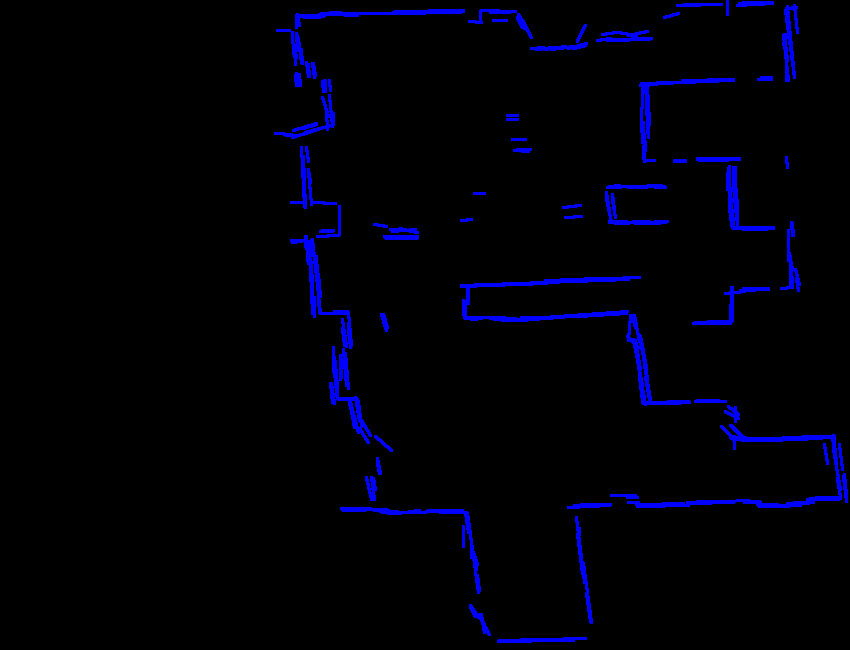
#> input picture output/floor_plan_Image/room1.png, 850 x 650 px
$ python -i slam_task.py   (imports and definitions only)
#> lines starting #> are read from the running program, lines starting #| are printed output that depends on the picture; after the words box and inside, x2 and y2 are one past the last pixel; in counts of white or black regions, pixels touching at a corner belong together
import cv2
import numpy as np
import sys
import json
import os


# to read slam generated images
def read_image(image_path):
    img = cv2.imread(image_path)
    if img is None:
        raise FileNotFoundError(f"Could not load image: {image_path}")

    #resize the image if required
    img = cv2.resize(img, (850, 650))
    print("image read done", img.shape)

    #to see the image
    # cv2.imshow("Original Image", img)
    # cv2.waitKey(0)
    return img

#preprocess image - smoothing to remove noices
def pre_process_image(image):

    #using gaussian
    blurred_image = cv2.GaussianBlur(image, (15,15), 0)
    print("blurring is done")

    #to see image
    # cv2.imshow("Blurred Image", blurred_image)
    # cv2.waitKey(0)
    return blurred_image


#detect edges using canny
def detect_image_edges(image):

    edge_image = cv2.Canny(image, 1450, 1500, apertureSize= 5)

    #apply dilate to make edges solid
    kernel = np.ones((3,3), np.uint8)
    edges_dilated = cv2.dilate(edge_image, kernel, iterations=1)
    print("edge detection done")
    # cv2.imshow('edge detection', edges_dilated)
    # cv2.waitKey(0)
    # exit()
    return edges_dilated

def detect_image_lines(image, img):

    lines = cv2.HoughLinesP(image, 1, np.pi/180, 50, minLineLength=10, maxLineGap=1)

    # create blank image of same size
    blank_image = np.zeros_like(img)

    #draw lines based on hough transform to check
    for line in lines:
        for x1, y1, x2, y2 in line:

            cv2.line(img,(x1,y1),(x2,y2),(0,0,255),2)
            cv2.line(blank_image,(x1,y1),(x2,y2),(255,255,255),2)

    print("line detection is done")
    # cv2.imshow('line_image', img)
    # cv2.imshow('line_blank', blank_image)
    # cv2.waitKey(0)
    return lines

def clean_up_image_lines(lines, img):

    #create empty image of same size
    cleaned_img = np.zeros_like(img, dtype=np.uint8)

    if lines is not None:
        for line in lines:
            x1, y1, x2, y2 = line[0]
            cv2.line(cleaned_img, (x1, y1), (x2, y2), 255, 1)  # Thicker walls

    # Apply dilation to make lines more solid
    kernel = np.ones((3, 3), np.uint8)
    cleaned_img = cv2.dilate(cleaned_img, kernel, iterations=1)
    print("clean up of lines completed")
    # cv2.imshow("Cleaned Lines", cleaned_img)
    # cv2.waitKey(0)

    return cleaned_img

# to save the floor plan as JSON
def save_as_json(lines, img, output_path_json):

    if lines is None:
        print("No lines detected, skipping JSON save.")
        return

    # create folder directory
    os.makedirs(os.path.dirname(output_path_json), exist_ok=True)

    img_shape = img.shape

    # Convert lines to a dictionary format
    floor_plan_data = {
        "image_size": list(img_shape),
        "lines": [{"x1": int(x1), "y1": int(y1), "x2": int(x2), "y2": int(y2)} for x1, y1, x2, y2 in lines[:, 0]]
    }

    with open(output_path_json, 'w') as f:
        json.dump(floor_plan_data, f, indent=4)

    print(f"Saved floor plan as {output_path_json}")

# Function to save the floor plan as PNG
def save_floor_plan_as_image(floor_plan, output_path):
    cv2.imwrite(output_path, floor_plan)
    print(f"Saved floor plan as {output_path}")


def slam_to_floor_png(image_path):

    # Extract room name from input file name to use for JSON naming
    room_name = os.path.splitext(os.path.basename(image_path))[0]  # Remove extension
    output_path_json = f"output/floor_plan_JSON/{room_name}.json"
    output_path_floor_plan = f'output/floor_plan_Image/{room_name}.png'

    img = read_image(image_path)
#> in read_image, img is the input picture: shape (650, 850, 3); mean B, G, R 9.3, 0, 0
#| image read done (650, 850, 3)
    pre_processed_img = pre_process_image(img)
#> in pre_process_image, `blurred_image = cv2.GaussianBlur(image, (15,15), 0)`:
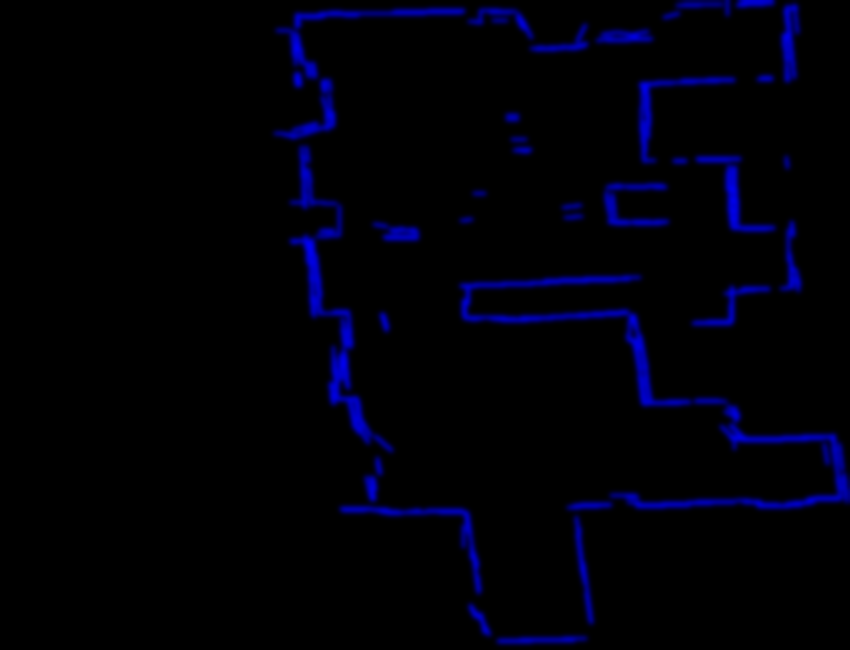
#> blurred_image: shape (650, 850, 3); mean B, G, R 9.3, 0, 0
    image_with_edges = detect_image_edges(pre_processed_img)
#> in detect_image_edges, `edge_image = cv2.Canny(image, 1450, 1500, apertureSize= 5)`:
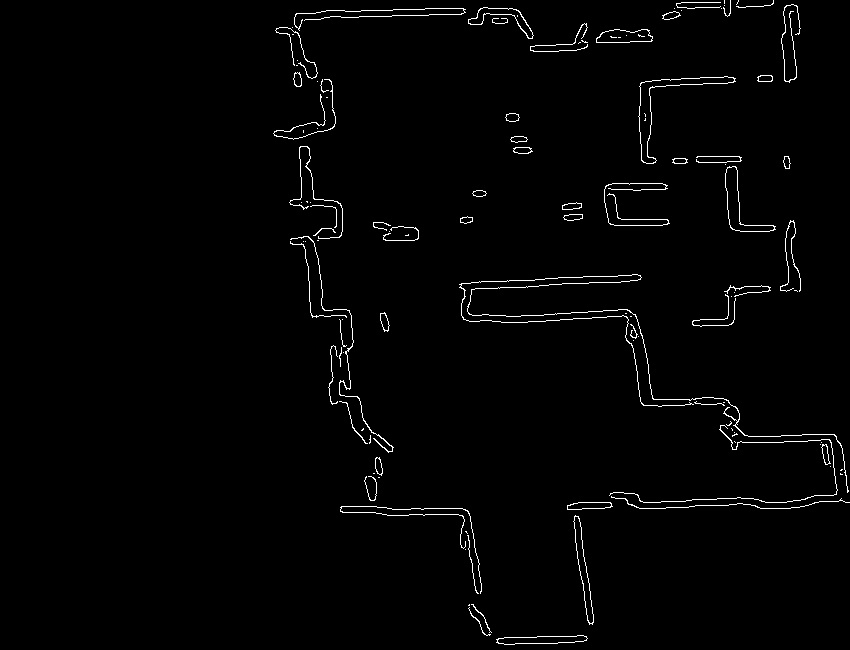
#> edge_image: shape (650, 850); 1.5% white in thin lines or dots, all inside (x1, y1, x2, y2) = (273, 0, 850, 645)
#> in detect_image_edges, `edges_dilated = cv2.dilate(edge_image, kernel, iterations=1)`:
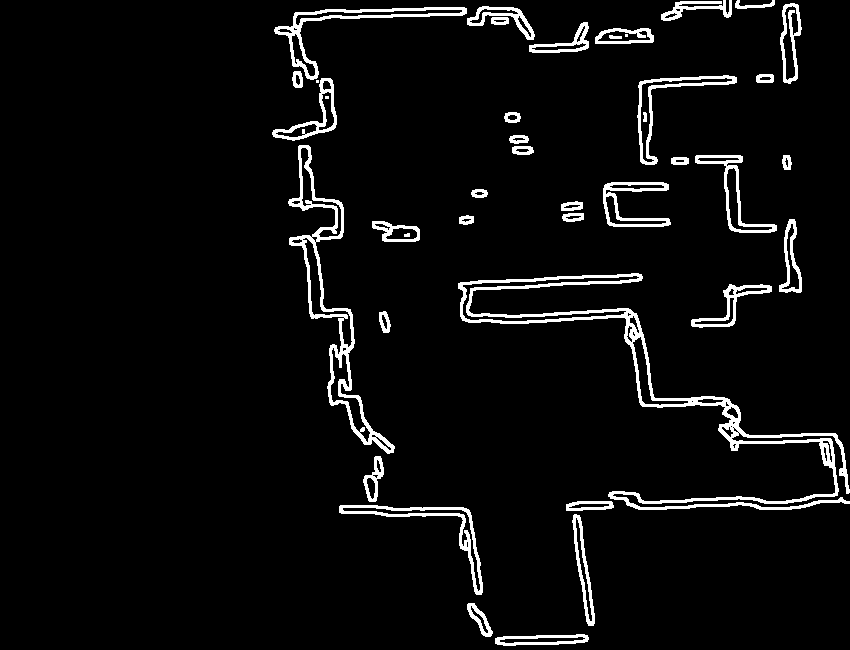
#> edges_dilated: shape (650, 850); 4.8% white; 41 white regions (3 under 20 px), largest, box (x1, y1, x2, y2) and area: (458, 273, 850, 510) 6977, (288, 145, 395, 454) 3495, (274, 7, 467, 80) 1717
    image_with_lines = detect_image_lines(image_with_edges, img)
#> in detect_image_lines, `lines = cv2.HoughLinesP(image, 1, np.pi/180, 50, minLineLength=10, max..`: lines = 535 rows, first 6: [639, 502, 759, 498], [636, 508, 737, 505], [301, 18, 429, 16], [340, 11, 393, 11], [635, 508, 751, 503], [386, 509, 466, 508]
#> the loop in detect_image_lines, `for line in lines:` made 535 passes
#> after the loop in detect_image_lines, `for line in lines:`:
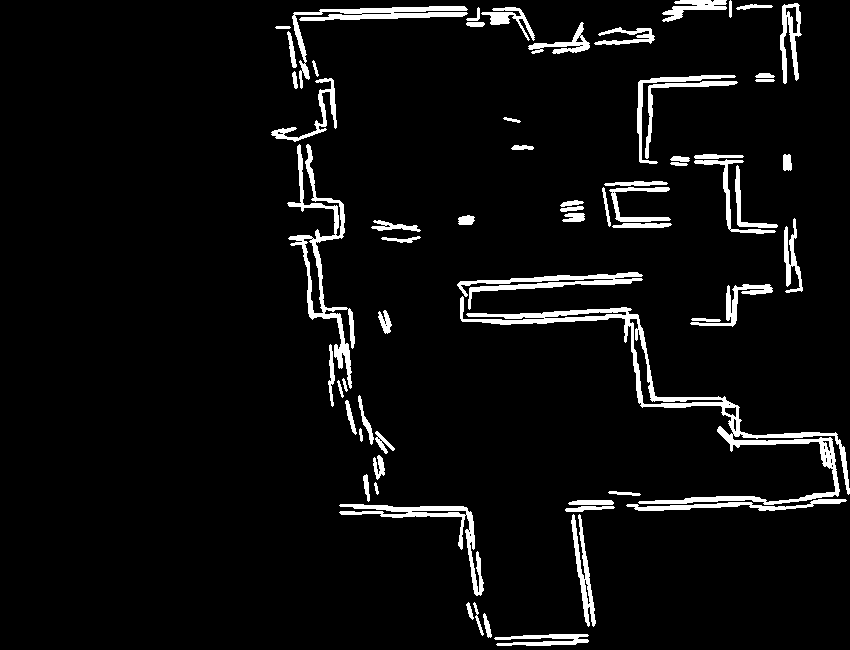
#> blank_image: shape (650, 850, 3); 5.5% white; 64 white regions, largest, box (x1, y1, x2, y2) and area: (460, 296, 850, 505) 5872, (287, 144, 355, 389) 2831, (292, 6, 468, 89) 1964
#> after the loop in detect_image_lines, `for line in lines:`:
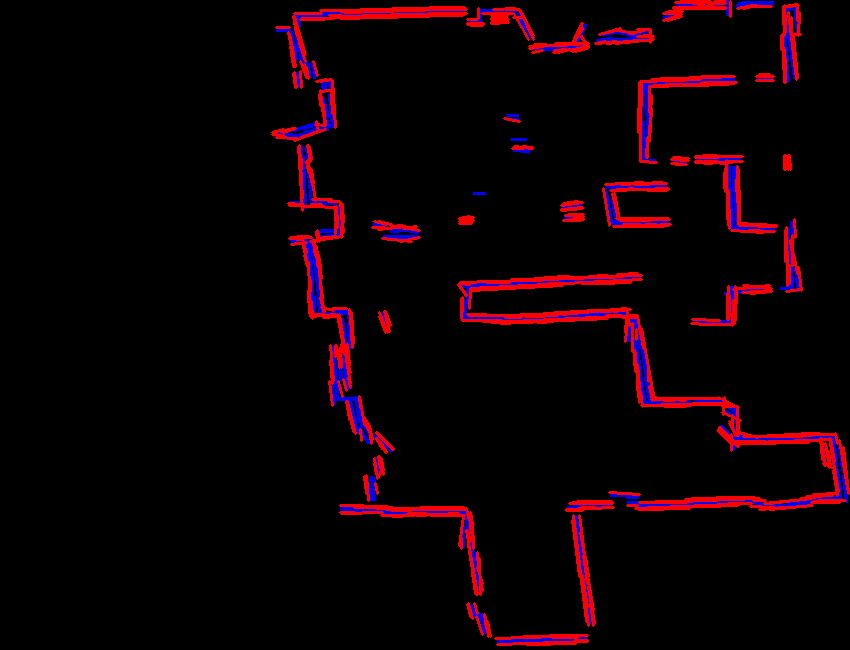
#> img: shape (650, 850, 3); 5.46% of pixels changed, all inside (x1, y1, x2, y2) = (271, 0, 850, 646)
#> image_with_lines has the same summary as lines in detect_image_lines
    clean_image = clean_up_image_lines(image_with_lines, img)
#> the loop in clean_up_image_lines, `for line in lines:` made 535 passes
#> after the loop in clean_up_image_lines, `for line in lines:`:
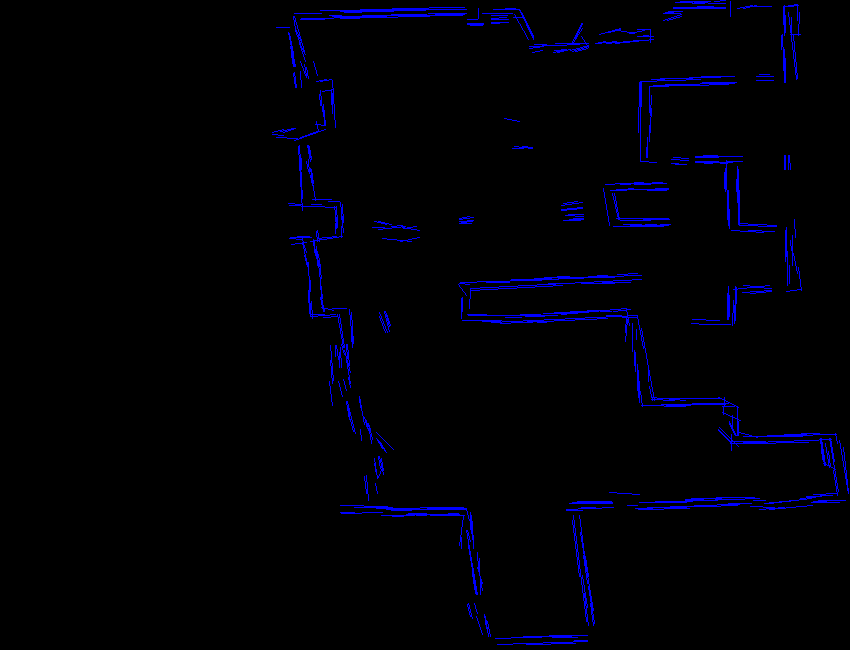
#> cleaned_img: shape (650, 850, 3); mean of channels 0, 1, 2 6.3, 0, 0; drawn as B, G, R
#> in clean_up_image_lines, `cleaned_img = cv2.dilate(cleaned_img, kernel, iterations=1)`:
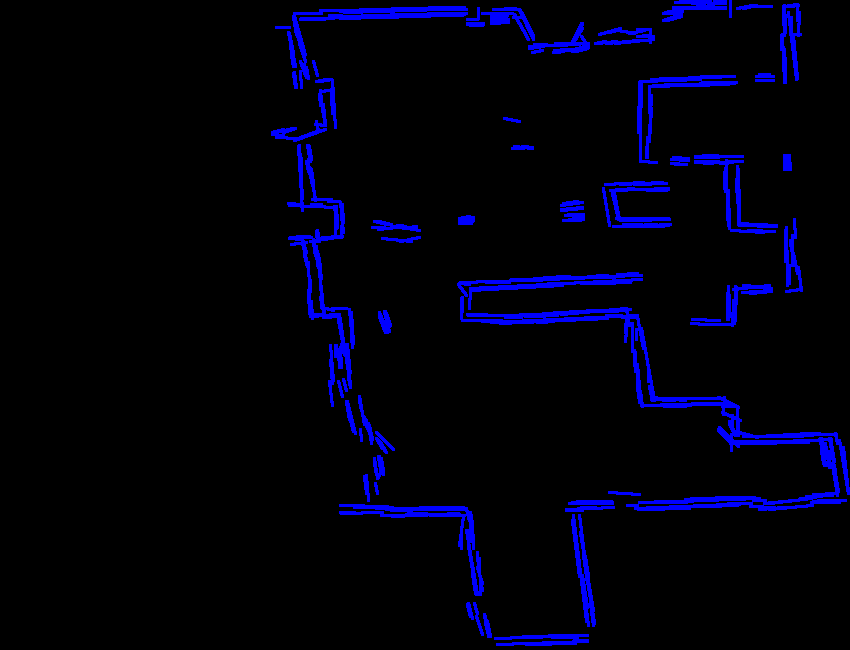
#> cleaned_img: shape (650, 850, 3); mean of channels 0, 1, 2 14.9, 0, 0; drawn as B, G, R
    save_line_details = save_as_json(image_with_lines, img, output_path_json)
    save_floor_plan_image = save_floor_plan_as_image(clean_image, output_path_floor_plan)
    return image_with_lines


# [6 lines not run here, left out]

>>> result = slam_to_floor_png('../output/floor_plan_Image/room1.png')
#> result has the same summary as lines in detect_image_lines
